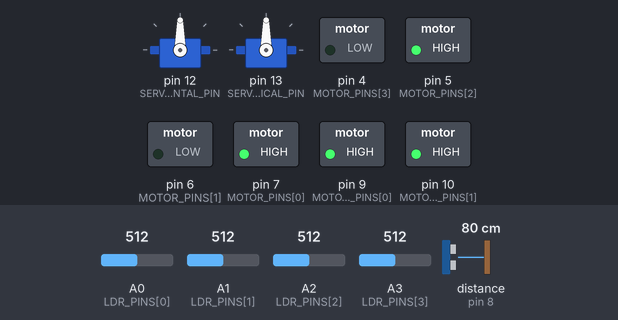
Simulated run of this sketch. Board: Arduino Uno, built with avr-gcc and run on an emulated ATmega328P. Parts: 2 × servo, switched loads named in the sketch (green lamp = pin HIGH). Wiring (inferred from the names in the program): ultrasonic range finder: trigger pin 11; echo pin 8. Dashed ring = blinking. Inputs (shaded band) come from the test bench; at power-on: distance to the obstacle (sensor on pin 8) 80 cm, A0 (LDR_PINS[0]) = 512, A1 (LDR_PINS[1]) = 512, A2 (LDR_PINS[2]) = 512, A3 (LDR_PINS[3]) = 512. The echo pulse lasts 58.3 µs per cm; pins used as bus, display or sensor lines are not drawn.

Above: at 1.2 s.
1.3 s: distance to the obstacle (sensor on pin 8) set to 54 cm
2.8 s: distance to the obstacle (sensor on pin 8) set to 48 cm
At 4.1 s:
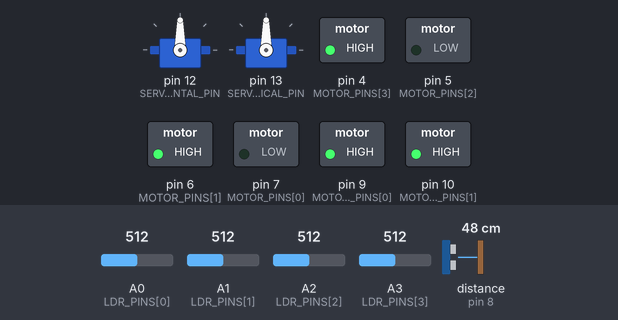
5.8 s: A0 (LDR_PINS[0]) set to 716
At 8.6 s:
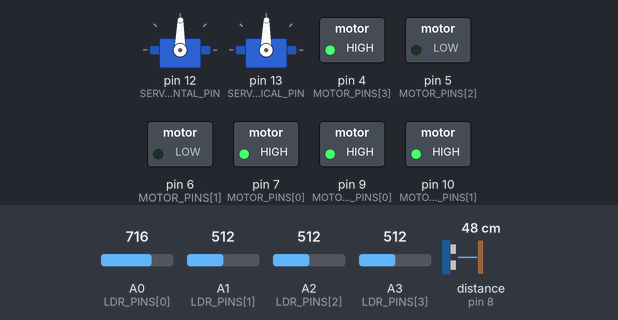
8.8 s: A1 (LDR_PINS[1]) set to 716
At 9.8 s:
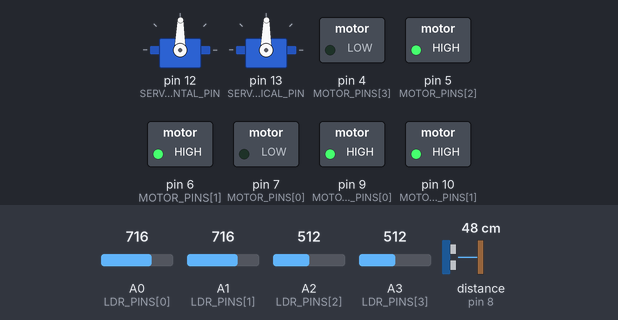
11.5 s: A2 (LDR_PINS[2]) set to 716
At 14.5 s:
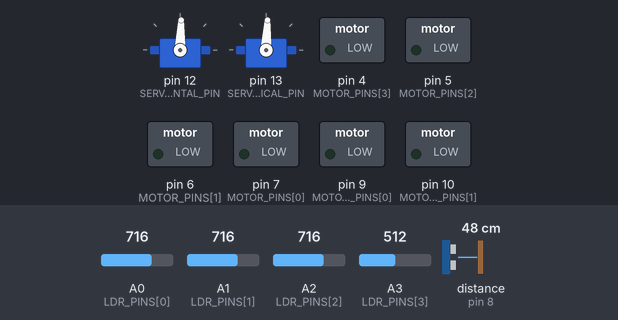
Timing chart, 0 to 48.4 s (numbered marks = the images above; inputs shaded):
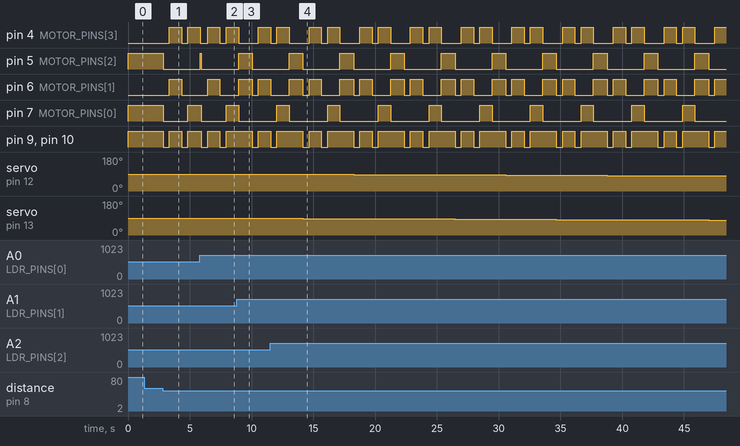

The sketch:

updated_solartrackrRover.ino
```cpp
#include <Servo.h>

// Pin Definitions
const int LDR_PINS[] = {A0, A1, A2, A3}; // Light sensors: Top-left, Top-right, Bottom-left, Bottom-right
const int MOTOR_PINS[] = {7, 6, 5, 4};   // Motor control: IN1, IN2, IN3, IN4
const int MOTOR_ENABLE_PINS[] = {9, 10}; // Motor speed control: ENA, ENB
const int ULTRASONIC_TRIGGER = 11;       // Ultrasonic sensor trigger pin
const int ULTRASONIC_ECHO = 8;           // Ultrasonic sensor echo pin
const int SERVO_HORIZONTAL_PIN = 12;     // Servo controlling left-right movement
const int SERVO_VERTICAL_PIN = 13;       // Servo controlling up-down movement

// Constants
const int LIGHT_THRESHOLD = 10;    // Difference in light intensity to trigger movement
const int DISTANCE_THRESHOLD = 50; // Distance (cm) to detect obstacles
const int MOTOR_SPEED = 255;       // Speed for motors (0-255)
const int SERVO_NEUTRAL_POS = 90;  // Default position for servos
const int SERVO_MAX_POS = 180;     // Maximum angle for servos

// Servo objects
Servo horizServo;
Servo vertServo;

// Function Declarations
void setupPins();
void moveForward();
void moveBackward();
void turnLeft();
void turnRight();
void stopMotors();
long getDistance();
void adjustServos(int leftAvg, int rightAvg, int topAvg, int bottomAvg);
void moveTowardsSun(int leftAvg, int rightAvg, int topAvg, int bottomAvg);
void scanForObstacles();

void setup() {
    Serial.begin(9600);
    setupPins();

    // Attach servos and set them to the neutral position
    horizServo.attach(SERVO_HORIZONTAL_PIN);
    vertServo.attach(SERVO_VERTICAL_PIN);
    horizServo.write(SERVO_NEUTRAL_POS);
    vertServo.write(SERVO_NEUTRAL_POS);
}

void loop() {
    // Read LDR sensor values
    int ldrValues[4];
    for (int i = 0; i < 4; i++) {
        ldrValues[i] = analogRead(LDR_PINS[i]);
    }

    // Compute average light intensity for left, right, top, and bottom
    int leftAvg = (ldrValues[0] + ldrValues[2]) / 2;
    int rightAvg = (ldrValues[1] + ldrValues[3]) / 2;
    int topAvg = (ldrValues[0] + ldrValues[1]) / 2;
    int bottomAvg = (ldrValues[2] + ldrValues[3]) / 2;

    // Adjust the servo positions to track the sun
    adjustServos(leftAvg, rightAvg, topAvg, bottomAvg);

    // Check for obstacles and avoid them
    scanForObstacles();

    // Move towards the brightest light source (sun)
    moveTowardsSun(leftAvg, rightAvg, topAvg, bottomAvg);

    delay(100); // Small delay for sensor stability
}

// Initialize pin modes
void setupPins() {
    for (int i = 0; i < 4; i++) {
        pinMode(MOTOR_PINS[i], OUTPUT);
        pinMode(LDR_PINS[i], INPUT);
    }
    for (int i = 0; i < 2; i++) {
        pinMode(MOTOR_ENABLE_PINS[i], OUTPUT);
    }
    pinMode(ULTRASONIC_TRIGGER, OUTPUT);
    pinMode(ULTRASONIC_ECHO, INPUT);
}

// Move the rover forward
void moveForward() {
    digitalWrite(MOTOR_PINS[0], HIGH);
    digitalWrite(MOTOR_PINS[1], LOW);
    digitalWrite(MOTOR_PINS[2], HIGH);
    digitalWrite(MOTOR_PINS[3], LOW);
    analogWrite(MOTOR_ENABLE_PINS[0], MOTOR_SPEED);
    analogWrite(MOTOR_ENABLE_PINS[1], MOTOR_SPEED);
}

// Move the rover backward
void moveBackward() {
    digitalWrite(MOTOR_PINS[0], LOW);
    digitalWrite(MOTOR_PINS[1], HIGH);
    digitalWrite(MOTOR_PINS[2], LOW);
    digitalWrite(MOTOR_PINS[3], HIGH);
    analogWrite(MOTOR_ENABLE_PINS[0], MOTOR_SPEED);
    analogWrite(MOTOR_ENABLE_PINS[1], MOTOR_SPEED);
}

// Turn left
void turnLeft() {
    digitalWrite(MOTOR_PINS[0], LOW);
    digitalWrite(MOTOR_PINS[1], HIGH);
    digitalWrite(MOTOR_PINS[2], HIGH);
    digitalWrite(MOTOR_PINS[3], LOW);
    analogWrite(MOTOR_ENABLE_PINS[0], MOTOR_SPEED);
    analogWrite(MOTOR_ENABLE_PINS[1], MOTOR_SPEED);
}

// Turn right
void turnRight() {
    digitalWrite(MOTOR_PINS[0], HIGH);
    digitalWrite(MOTOR_PINS[1], LOW);
    digitalWrite(MOTOR_PINS[2], LOW);
    digitalWrite(MOTOR_PINS[3], HIGH);
    analogWrite(MOTOR_ENABLE_PINS[0], MOTOR_SPEED);
    analogWrite(MOTOR_ENABLE_PINS[1], MOTOR_SPEED);
}

// Stop all motors
void stopMotors() {
    for (int i = 0; i < 4; i++) {
        digitalWrite(MOTOR_PINS[i], LOW);
    }
    analogWrite(MOTOR_ENABLE_PINS[0], 0);
    analogWrite(MOTOR_ENABLE_PINS[1], 0);
}

// Get distance using the ultrasonic sensor
long getDistance() {
    digitalWrite(ULTRASONIC_TRIGGER, LOW);
    delayMicroseconds(2);
    digitalWrite(ULTRASONIC_TRIGGER, HIGH);
    delayMicroseconds(10);
    digitalWrite(ULTRASONIC_TRIGGER, LOW);
    long duration = pulseIn(ULTRASONIC_ECHO, HIGH);
    return (duration / 2) / 29.1; // Convert time to distance (cm)
}

// Adjust servo positions based on light intensity
void adjustServos(int leftAvg, int rightAvg, int topAvg, int bottomAvg) {
    int horizPos = horizServo.read();
    int vertPos = vertServo.read();

    // Adjust horizontal movement
    if (abs(leftAvg - rightAvg) > LIGHT_THRESHOLD) {
        horizPos = (leftAvg > rightAvg) ? constrain(horizPos - 1, 0, SERVO_MAX_POS)
                                         : constrain(horizPos + 1, 0, SERVO_MAX_POS);
    }

    // Adjust vertical movement
    if (abs(topAvg - bottomAvg) > LIGHT_THRESHOLD) {
        vertPos = (topAvg > bottomAvg) ? constrain(vertPos - 1, 0, SERVO_MAX_POS)
                                       : constrain(vertPos + 1, 0, SERVO_MAX_POS);
    }

    // Update servo positions
    horizServo.write(horizPos);
    vertServo.write(vertPos);
}

// Move towards the sun by adjusting movement
void moveTowardsSun(int leftAvg, int rightAvg, int topAvg, int bottomAvg) {
    if (abs(leftAvg - rightAvg) > LIGHT_THRESHOLD || abs(topAvg - bottomAvg) > LIGHT_THRESHOLD) {
        if (leftAvg < rightAvg) {
            turnRight();
        } else {
            turnLeft();
        }
        delay(1000); // Pause for turn adjustment
    } else {
        moveForward();
    }
}

// Scan for obstacles and avoid them
void scanForObstacles() {
    long distance = getDistance();
    if (distance < DISTANCE_THRESHOLD) {
        // Obstacle detected, perform avoidance maneuver
        stopMotors();
        delay(500);
        moveBackward();
        delay(1000);
        stopMotors();
        delay(500);
        turnRight();
        delay(1000);
    }
}
```

Measured:
- the behaviour switches between 51 and 50 cm on distance to the obstacle (sensor on pin 8) (found by bisection; images 0 and 1)
- after the input at 1.3 s, every drawn part: stays the same
- after the input at 2.8 s, pin 4 (MOTOR_PINS[3]): LOW → HIGH after 0.54 s, → LOW 1.0 s later, → HIGH 0.50 s later; pin 5 (MOTOR_PINS[2]): HIGH → LOW at once
- after the input at 5.8 s, servo on pin 12 (SERVO_HORIZONTAL_PIN), servo on pin 13 (SERVO_VERTICAL_PIN): 90° → 89° after 0.14 s
- after the input at 8.8 s, servo on pin 12 (SERVO_HORIZONTAL_PIN): stays 89° (without the input it goes to 88° after 1.2 s)
- after the input at 11.5 s, servo on pin 12 (SERVO_HORIZONTAL_PIN): moves from 89° to 80° over 32.8 s, starting after 2.7 s
